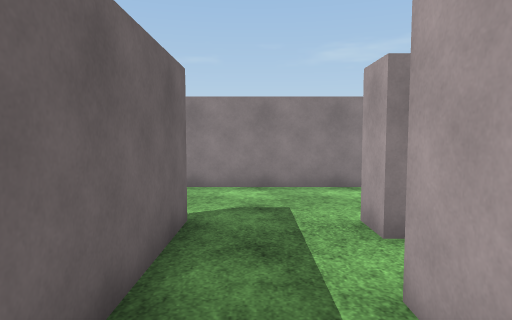
[1] (above)

24 first-person views from a walk through a scene from a Unity 3-D project. The camera is 1.4 m above the floor, tilts 4° down and sees 75° across. The floor is counted in squares, 1 m on a side. Each view is taken from the middle of a square. On the plan, view 1 faces up. The plan holds only what a view shows up to about 15 squares ahead; the rest is blank. Surface patterns are stand-ins for the level's own textures.

[2]
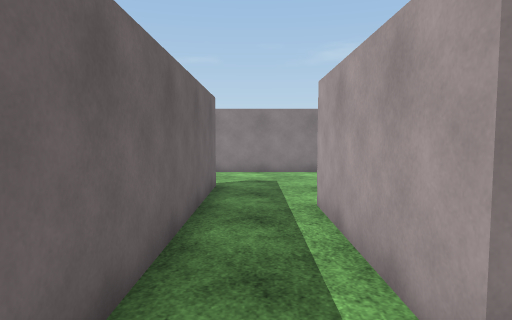

[3]
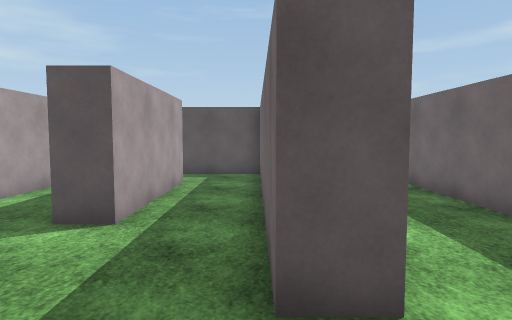

[4]
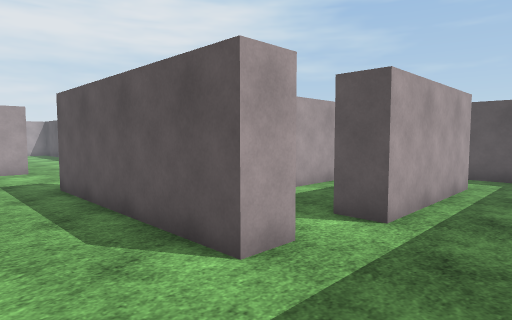

[5]
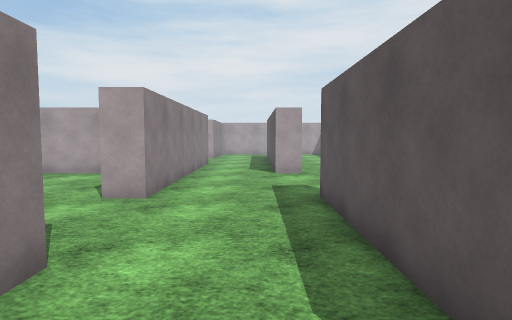

[6]
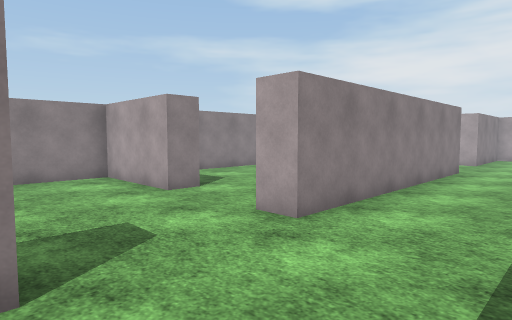

[7]
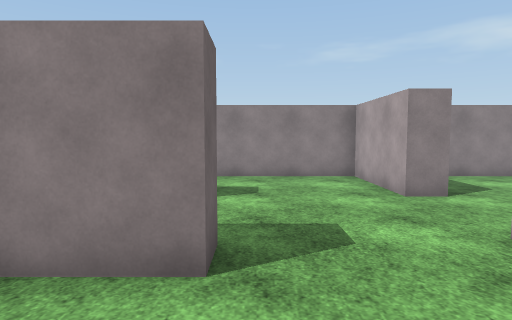

[8]
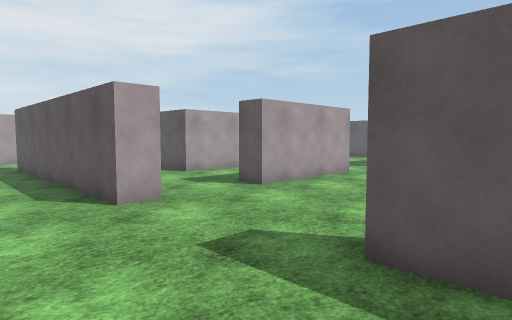

[9]
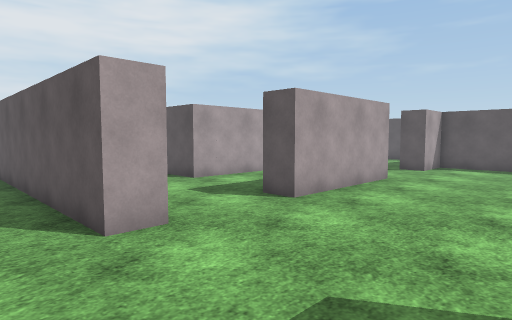

[10]
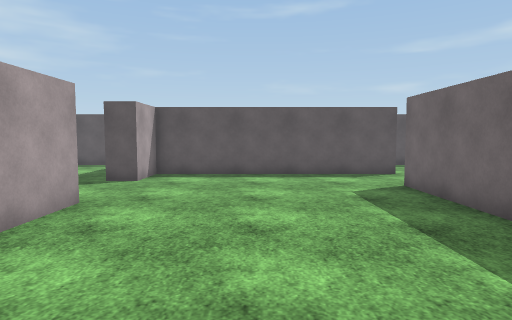

[11]
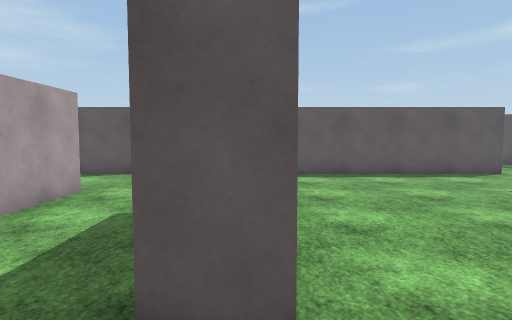

[12]
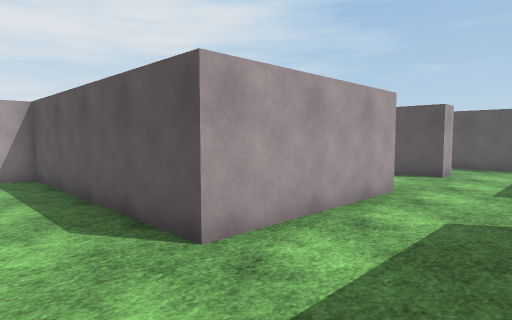

[13]
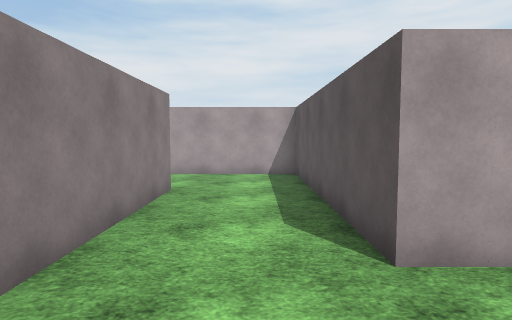

[14]
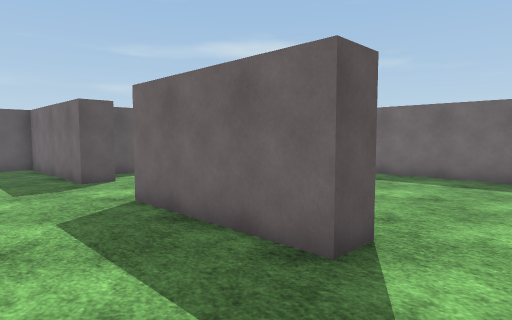

[15]
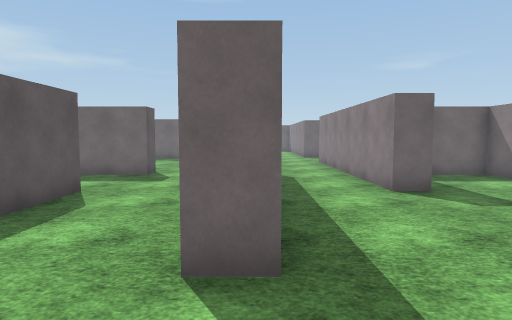

[16]
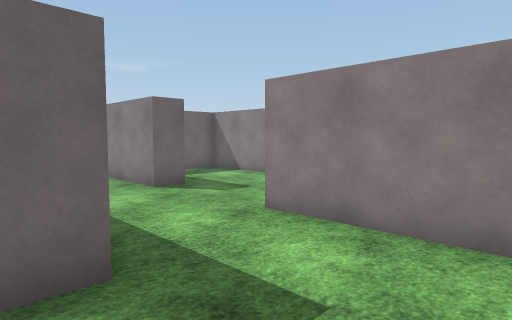

[17]
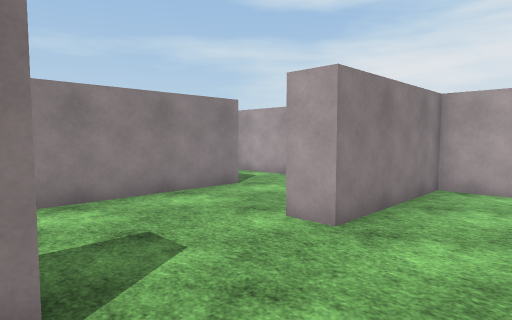

[18]
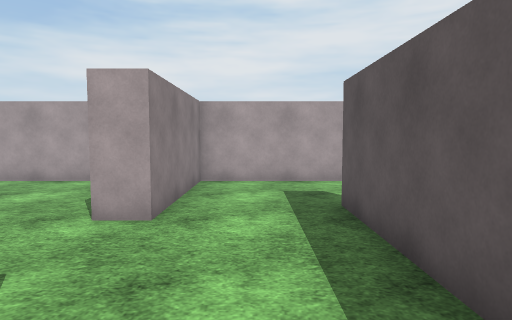

[19]
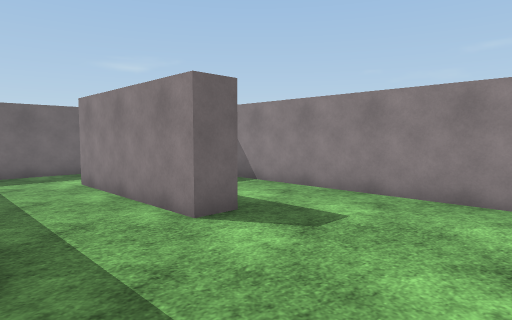

[20]
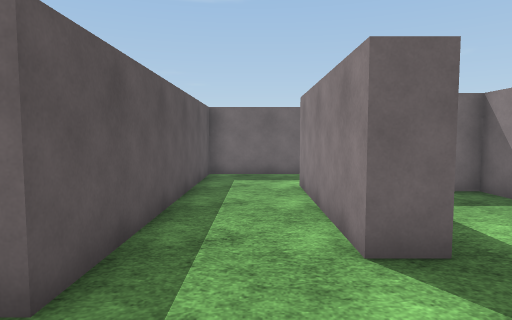

[21]
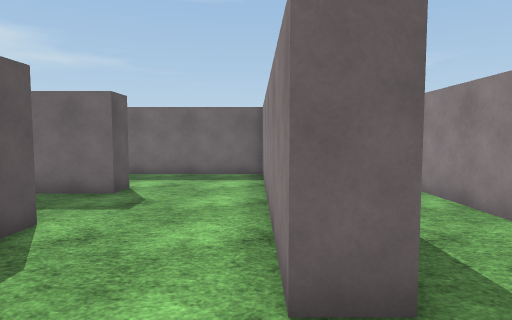

[22]
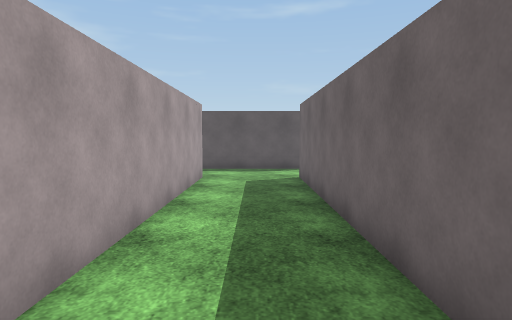

[23]
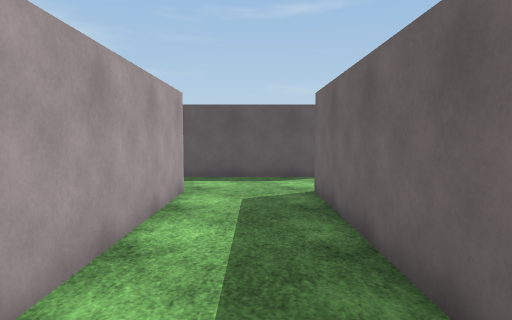

[24]
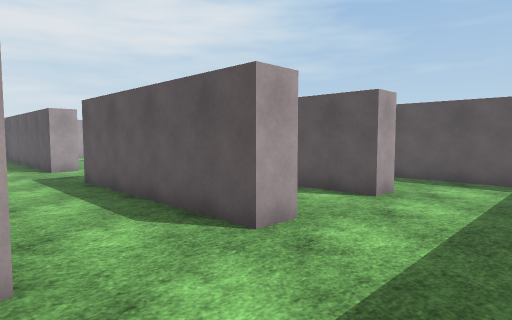

### Floor plan
Points are (right, up) in squares from view 1. A wall is a line through its corners. A room is listed if a view was taken in it or the views show most of it. See-through windows are left out.
Room 1 (views 1, 2)
walls: (1.3, -2.4) (1.3, 2.7); (-1.1, 4.5) (-1.1, -4.1); (-1.2, -4.5) (0.5, -4.5)
ways out: opening at (0.5, 5) to room 2; opening at (1.5, -3.5); opening at (2, 3.5)
Room 2 (views 3, 4, 5, 6, 7, 8, 9, 10, 11, 12, 13, 14, 15, 16, 17, 18, 19, 20, 21, 22, 23, 24)
walls: (5.7, 2.5) (5.7, -5.5); (13.7, -3.1) (13.7, 2) (14.7, 2) (14.7, -3); (13.7, 5.1) (13.7, 6.2) (23.8, 6.2) (23.8, 5.2) (17.8, 5.2); (1.7, 4.4) (1.7, 5.5) (8.8, 5.5); (4.7, -9.6) (4.7, -8.5) (13.7, -8.5) (13.7, -6.5) (14.7, -6.5) (14.7, -12.5) (19.4, -12.5); (18.5, -4.6) (18.5, 1.5) (27.5, 1.5) (27.5, 9.8) (22.5, 9.8) (22.5, 10.8); (-2.2, -5.5) (-2.2, 3.8); (18.5, -9.5) (18.5, -8.5) (20.6, -8.5); (-2.2, 5.5) (-1.1, 5.5) (-1.1, 4.5); (13.7, 12.9) (13.7, 15.2); (9.6, 13.7) (8.5, 13.7) (8.5, 17.8) (-1.5, 17.8) (-1.5, 17); (18.5, 10.6) (18.5, 9.5) (8.5, 9.5) (8.5, 10.5); (3.3, 14.4) (3.3, 13.3) (-2.5, 13.3); (-6.5, -9.5) (-6.5, -8.5) (1, -8.5); (-5.5, 9.2) (-5.5, -5.5); (18, 14.5) (14.7, 14.5) (14.7, 12.4); (14.1, 17.8) (11.8, 17.8); (-6.5, -13.6) (-6.5, -12.5) (-4.1, -12.5); (-5.5, 14.2) (-5.5, 10.3) (4.5, 10.3) (4.5, 9.2) (-4.8, 9.2); (24.8, 14.5) (19.5, 14.5); (27.5, 13.1) (27.5, 17.6); (-8.5, -16.5) (-5.2, -16.5)
ways out: opening at (0.5, 5) to room 1

Where each view was taken, in squares from view 1:
view 1: 0 up, 0 right, facing up
view 2: 4 down, 0 right, facing up
view 3: 8 up, 1 left, facing down
view 4: 8 up, 1 left, facing down-right
view 5: 7 up, 1 right, facing right
view 6: 6 up, 4 right, facing up-right
view 7: 6 up, 5 right, facing up
view 8: 9 up, 7 right, facing down-right
view 9: 8 up, 9 right, facing down-right
view 10: 4 up, 10 right, facing down
view 11: 4 up, 14 right, facing down
view 12: 4 up, 15 right, facing down-right
view 13: 3 up, 15 right, facing right
view 14: 4 up, 18 right, facing down-left
view 15: 6 up, 27 right, facing left
view 16: 5 up, 27 right, facing up-left
view 17: 7 up, 18 right, facing up-right
view 18: 8 up, 17 right, facing right
view 19: 10 up, 8 right, facing up-left
view 20: 12 up, 7 right, facing left
view 21: 9 up, 7 right, facing left
view 22: 6 up, 4 left, facing down
view 23: 3 up, 4 left, facing down
view 24: 5 down, 10 left, facing down-right
